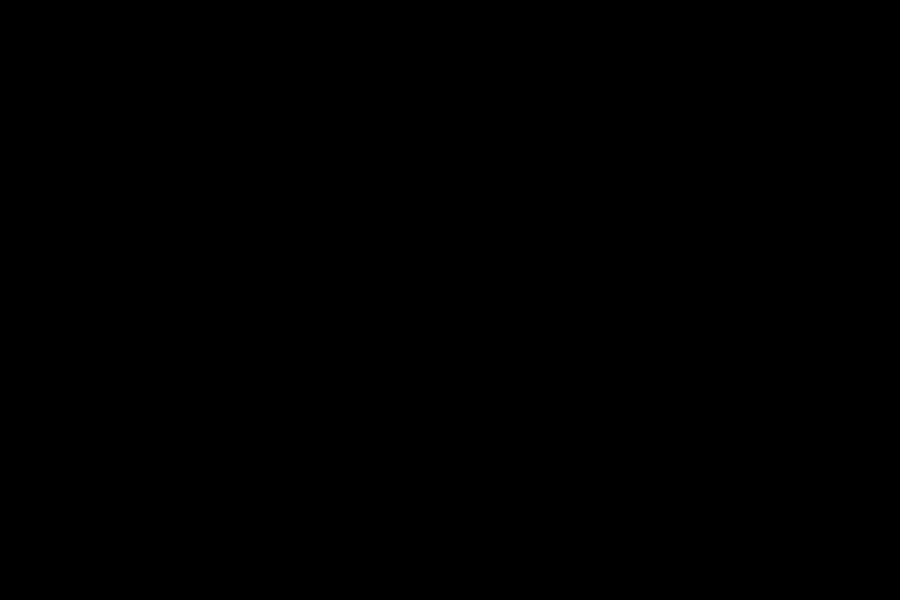
Frame 1 (no input)
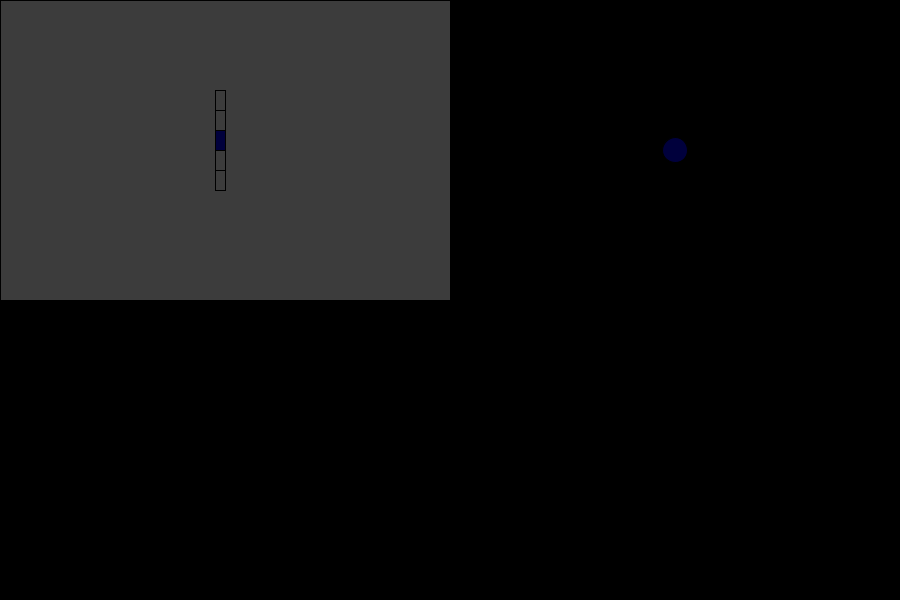
Frame 60 (the mouse pressed at the canvas centre just before this capture)
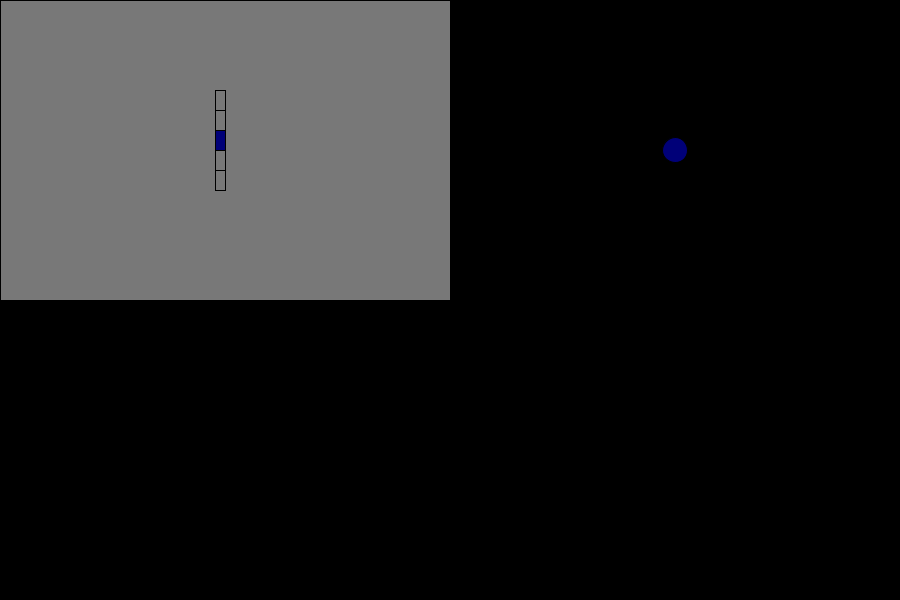
Frame 120 (the mouse held since frame 60 and released just before this capture)

The Processing sketch that drew these frames (run headless with seeded random() and noise(); from frame 60 on, the mouse is pressed at the canvas centre):

// Processing sketch: multitask
// ── multitask.pde
color[] Color;
int time = 0;
int colorTime = 1;
int sqrW = 0;
int sqrH = 0;
int veOpY = 0;
int hoOpY = 0;
int hoOpX = 0;

int level = 1;

void setup() {
  size(900, 600); 
  Color = new color[4];
  Color[0] = 0;
  Color[1] = 0;
  Color[2] = 0;
  Color[3] = 0;
  sqrW = width/2;
  sqrH = height/2;
  veOpY = (height/4)-20; 
  hoOpY = (height/4);
  hoOpX = (width/2)+width/4;
}

void draw() {
  background(255);
  levelSetup();
  addPlay();
  addEnemies();
}

void levelSetup() {
  time += 1;
  for (int i = 0; i < colorTime; i++) {
    color gradColor = 1;
    if ((time % 2) == 0 && Color[i] <= 254) {
      gradColor += 1;
      Color[i] += gradColor;
    }
    if ((time % 100) == 0 && colorTime < level) {
       colorTime = colorTime+1; 
    }
  }
  if ((time % 500) == 0 && level <= 3) {
   level++; 
  }
  fill(Color[0]);
  rect(0, 0, sqrW, sqrH);
  fill(Color[1]);
  rect(width/2, 0, sqrW, sqrH);
  fill(Color[2]);
  rect(0, height/2, sqrW, sqrH);
  fill(Color[3]);
  rect(width/2, height/2, sqrW, sqrH);
}

void addPlay() {
  if (level >= 1) {
    fill(Color[0]);
    for (int i = -60; i < 40; i = i + 20) {
      rect(((width/4)-10), ((height/4)+i), 10, 20);
    }
    fill(0, 0, Color[0]);
    rect(((width/4)-10), (veOpY), 10, 20);
    
    println(Color[0]);
    fill(0,0,Color[0]);
    ellipse(hoOpX, hoOpY, 25, 25);
  }
}

void addEnemies() {
  
}

void keyReleased() {
  if (veOpY <= 150 && key == 's') {
    veOpY += 20;
  } else if (veOpY >= 110 && key == 'w') {
   veOpY -= 20; 
  }
}
